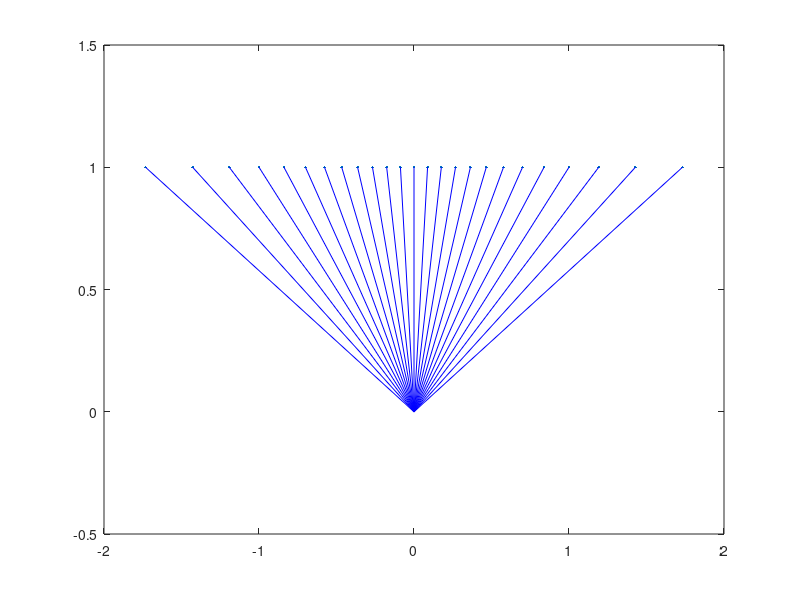

Recreate this plot in MATLAB.
clc; clear

a=-60:5:60;
a=a/180*pi;
y=ones(size(a));
x=y.*tan(a);
plot(x, y, '.')
d=sqrt(x.*x + y.*y);
data=[1:25; a; d; x; y];

hold on
for i=1:25
    plot([0 x(i)], [0 y(i)], 'b-')
end
axis([-2 2 -0.5 1.5])
hold off
